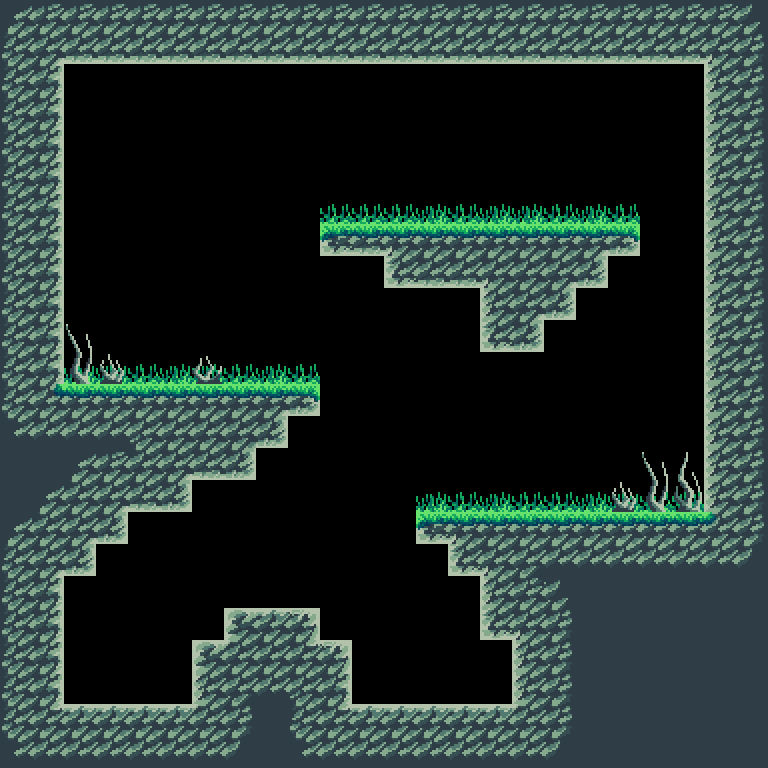

A level layout from a 2D game, rendered from its tile map. Below: a short description, then the map file with its tile-grid data intact:
An orthogonal 24x24 tile map with 32x32 px tiles, 2 tile layers (ground, obstacles) and 26 objects (7x butter, 6x spike, 5x star, 5x cheese, 2x enemySpawn, ...).

<map version="1.5" tiledversion="1.7.2" orientation="orthogonal" renderorder="right-down" width="24" height="24" tilewidth="32" tileheight="32" infinite="0" nextlayerid="5" nextobjectid="46">
 <editorsettings>
  <export target="level2.json" format="json" />
 </editorsettings>
 <tileset firstgid="1" name="ForestTilesetNew" tilewidth="32" tileheight="32" tilecount="85" columns="17">
  <image source="../assets/ForestTilesetNew.png" width="544" height="160" />
  <tile id="0">
   <properties>
    <property name="collides" type="bool" value="true" />
   </properties>
  </tile>
  <tile id="1">
   <properties>
    <property name="collides" type="bool" value="true" />
   </properties>
  </tile>
  <tile id="2">
   <properties>
    <property name="collides" type="bool" value="true" />
   </properties>
  </tile>
  <tile id="3">
   <properties>
    <property name="collides" type="bool" value="true" />
   </properties>
  </tile>
  <tile id="4">
   <properties>
    <property name="collides" type="bool" value="true" />
   </properties>
  </tile>
  <tile id="5">
   <properties>
    <property name="collides" type="bool" value="true" />
   </properties>
  </tile>
  <tile id="6">
   <properties>
    <property name="collides" type="bool" value="true" />
   </properties>
  </tile>
  <tile id="7">
   <properties>
    <property name="collides" type="bool" value="true" />
   </properties>
  </tile>
  <tile id="8">
   <properties>
    <property name="collides" type="bool" value="true" />
   </properties>
  </tile>
  <tile id="9">
   <properties>
    <property name="collides" type="bool" value="true" />
   </properties>
  </tile>
  <tile id="10">
   <properties>
    <property name="collides" type="bool" value="true" />
   </properties>
  </tile>
  <tile id="11">
   <properties>
    <property name="collides" type="bool" value="false" />
   </properties>
  </tile>
  <tile id="12">
   <properties>
    <property name="collides" type="bool" value="false" />
   </properties>
  </tile>
  <tile id="13">
   <properties>
    <property name="collides" type="bool" value="false" />
   </properties>
  </tile>
  <tile id="14">
   <properties>
    <property name="collides" type="bool" value="true" />
   </properties>
  </tile>
  <tile id="15">
   <properties>
    <property name="collides" type="bool" value="false" />
   </properties>
  </tile>
  <tile id="16">
   <properties>
    <property name="collides" type="bool" value="false" />
   </properties>
  </tile>
  <tile id="17">
   <properties>
    <property name="collides" type="bool" value="true" />
   </properties>
  </tile>
  <tile id="18">
   <properties>
    <property name="collides" type="bool" value="false" />
   </properties>
  </tile>
  <tile id="19">
   <properties>
    <property name="collides" type="bool" value="true" />
   </properties>
  </tile>
  <tile id="20">
   <properties>
    <property name="collides" type="bool" value="true" />
   </properties>
  </tile>
  <tile id="21">
   <properties>
    <property name="collides" type="bool" value="true" />
   </properties>
  </tile>
  <tile id="22">
   <properties>
    <property name="collides" type="bool" value="true" />
   </properties>
  </tile>
  <tile id="23">
   <properties>
    <property name="collides" type="bool" value="true" />
   </properties>
  </tile>
  <tile id="24">
   <properties>
    <property name="collides" type="bool" value="true" />
   </properties>
  </tile>
  <tile id="25">
   <properties>
    <property name="collides" type="bool" value="true" />
   </properties>
  </tile>
  <tile id="26">
   <properties>
    <property name="collides" type="bool" value="false" />
   </properties>
  </tile>
  <tile id="27">
   <properties>
    <property name="collides" type="bool" value="true" />
   </properties>
  </tile>
  <tile id="28">
   <properties>
    <property name="collides" type="bool" value="false" />
   </properties>
  </tile>
  <tile id="29">
   <properties>
    <property name="collides" type="bool" value="false" />
   </properties>
  </tile>
  <tile id="30">
   <properties>
    <property name="collides" type="bool" value="false" />
   </properties>
  </tile>
  <tile id="31">
   <properties>
    <property name="collides" type="bool" value="false" />
   </properties>
  </tile>
  <tile id="32">
   <properties>
    <property name="collides" type="bool" value="false" />
   </properties>
  </tile>
  <tile id="33">
   <properties>
    <property name="collides" type="bool" value="false" />
   </properties>
  </tile>
  <tile id="34">
   <properties>
    <property name="collides" type="bool" value="true" />
   </properties>
  </tile>
  <tile id="35">
   <properties>
    <property name="collides" type="bool" value="true" />
   </properties>
  </tile>
  <tile id="36">
   <properties>
    <property name="collides" type="bool" value="true" />
   </properties>
  </tile>
  <tile id="37">
   <properties>
    <property name="collides" type="bool" value="true" />
   </properties>
  </tile>
  <tile id="38">
   <properties>
    <property name="collides" type="bool" value="true" />
   </properties>
  </tile>
  <tile id="39">
   <properties>
    <property name="collides" type="bool" value="true" />
   </properties>
  </tile>
  <tile id="40">
   <properties>
    <property name="collides" type="bool" value="true" />
   </properties>
  </tile>
  <tile id="41">
   <properties>
    <property name="collides" type="bool" value="true" />
   </properties>
  </tile>
  <tile id="42">
   <properties>
    <property name="collides" type="bool" value="true" />
   </properties>
  </tile>
  <tile id="43">
   <properties>
    <property name="collides" type="bool" value="true" />
   </properties>
  </tile>
  <tile id="44">
   <properties>
    <property name="collides" type="bool" value="true" />
   </properties>
  </tile>
  <tile id="45">
   <properties>
    <property name="collides" type="bool" value="false" />
   </properties>
  </tile>
  <tile id="46">
   <properties>
    <property name="collides" type="bool" value="false" />
   </properties>
  </tile>
  <tile id="47">
   <properties>
    <property name="collides" type="bool" value="false" />
   </properties>
  </tile>
  <tile id="48">
   <properties>
    <property name="collides" type="bool" value="false" />
   </properties>
  </tile>
  <tile id="49">
   <properties>
    <property name="collides" type="bool" value="true" />
   </properties>
  </tile>
  <tile id="50">
   <properties>
    <property name="collides" type="bool" value="true" />
   </properties>
  </tile>
  <tile id="51">
   <properties>
    <property name="collides" type="bool" value="true" />
   </properties>
  </tile>
  <tile id="52">
   <properties>
    <property name="collides" type="bool" value="true" />
   </properties>
  </tile>
  <tile id="53">
   <properties>
    <property name="collides" type="bool" value="true" />
   </properties>
  </tile>
  <tile id="54">
   <properties>
    <property name="collides" type="bool" value="true" />
   </properties>
  </tile>
  <tile id="55">
   <properties>
    <property name="collides" type="bool" value="true" />
   </properties>
  </tile>
  <tile id="56">
   <properties>
    <property name="collides" type="bool" value="true" />
   </properties>
  </tile>
  <tile id="57">
   <properties>
    <property name="collides" type="bool" value="true" />
   </properties>
  </tile>
  <tile id="58">
   <properties>
    <property name="collides" type="bool" value="true" />
   </properties>
  </tile>
  <tile id="59">
   <properties>
    <property name="collides" type="bool" value="true" />
   </properties>
  </tile>
  <tile id="60">
   <properties>
    <property name="collides" type="bool" value="true" />
   </properties>
  </tile>
  <tile id="61">
   <properties>
    <property name="collides" type="bool" value="true" />
   </properties>
  </tile>
  <tile id="62">
   <properties>
    <property name="collides" type="bool" value="true" />
   </properties>
  </tile>
  <tile id="63">
   <properties>
    <property name="collides" type="bool" value="true" />
   </properties>
  </tile>
  <tile id="64">
   <properties>
    <property name="collides" type="bool" value="true" />
   </properties>
  </tile>
  <tile id="65">
   <properties>
    <property name="collides" type="bool" value="true" />
   </properties>
  </tile>
  <tile id="66">
   <properties>
    <property name="collides" type="bool" value="true" />
   </properties>
  </tile>
  <tile id="67">
   <properties>
    <property name="collides" type="bool" value="true" />
   </properties>
  </tile>
  <tile id="68">
   <properties>
    <property name="collides" type="bool" value="true" />
   </properties>
  </tile>
  <tile id="69">
   <properties>
    <property name="collides" type="bool" value="true" />
   </properties>
  </tile>
  <tile id="70">
   <properties>
    <property name="collides" type="bool" value="true" />
   </properties>
  </tile>
  <tile id="71">
   <properties>
    <property name="collides" type="bool" value="true" />
   </properties>
  </tile>
  <tile id="72">
   <properties>
    <property name="collides" type="bool" value="true" />
   </properties>
  </tile>
  <tile id="73">
   <properties>
    <property name="collides" type="bool" value="true" />
   </properties>
  </tile>
  <tile id="74">
   <properties>
    <property name="collides" type="bool" value="true" />
   </properties>
  </tile>
  <tile id="75">
   <properties>
    <property name="collides" type="bool" value="true" />
   </properties>
  </tile>
  <tile id="76">
   <properties>
    <property name="collides" type="bool" value="true" />
   </properties>
  </tile>
  <tile id="77">
   <properties>
    <property name="collides" type="bool" value="true" />
   </properties>
  </tile>
  <tile id="78">
   <properties>
    <property name="collides" type="bool" value="true" />
   </properties>
  </tile>
  <tile id="79">
   <properties>
    <property name="collides" type="bool" value="true" />
   </properties>
  </tile>
  <tile id="80">
   <properties>
    <property name="collides" type="bool" value="true" />
   </properties>
  </tile>
  <tile id="81">
   <properties>
    <property name="collides" type="bool" value="true" />
   </properties>
  </tile>
  <tile id="82">
   <properties>
    <property name="collides" type="bool" value="true" />
   </properties>
  </tile>
  <tile id="83">
   <properties>
    <property name="collides" type="bool" value="true" />
   </properties>
  </tile>
  <tile id="84">
   <properties>
    <property name="collides" type="bool" value="true" />
   </properties>
  </tile>
 </tileset>
 <layer id="1" name="ground" width="24" height="24">
  <data encoding="csv">
16,47,47,47,47,47,47,47,47,47,47,47,47,47,47,47,47,47,47,47,47,47,47,17,
31,5,44,44,44,44,44,44,44,44,44,44,44,44,44,44,44,44,44,44,44,44,6,29,
31,28,0,0,0,0,0,0,0,0,0,0,0,0,0,0,0,0,0,0,0,0,26,29,
31,28,0,0,0,0,0,0,0,0,0,0,0,0,0,0,0,0,0,0,0,0,26,29,
31,28,0,0,0,0,0,0,0,0,0,0,0,0,0,0,0,0,0,0,0,0,26,29,
31,28,0,0,0,0,0,0,0,0,0,0,0,0,0,0,0,0,0,0,0,0,26,29,
31,28,0,0,0,0,0,0,0,0,49,49,49,32,49,32,32,49,32,49,0,0,26,29,
31,28,0,0,0,0,0,0,0,0,60,61,74,78,78,78,78,78,73,62,0,0,26,29,
31,28,0,0,0,0,0,0,0,0,0,0,43,44,44,6,27,5,45,0,0,0,26,29,
31,28,0,0,0,0,0,0,0,0,0,0,0,0,0,26,5,45,0,0,0,0,26,29,
31,28,0,0,0,0,0,0,0,0,0,0,0,0,0,43,45,0,0,0,0,0,26,29,
31,28,32,32,49,32,32,49,32,49,0,0,0,0,0,0,0,0,0,0,0,0,26,29,
31,65,78,78,78,78,78,78,73,62,0,0,0,0,0,0,0,0,0,0,0,0,26,29,
33,13,13,13,14,27,27,27,45,0,0,0,0,0,0,0,0,0,0,0,0,0,26,29,
30,30,16,47,48,5,44,45,0,0,0,0,0,0,0,0,0,0,0,0,0,0,26,29,
30,16,48,5,44,45,0,0,0,0,0,0,0,32,49,32,49,49,32,32,49,49,26,29,
16,48,5,45,0,0,0,0,0,0,0,0,0,60,74,78,78,78,78,78,78,78,66,29,
31,5,45,0,0,0,0,0,0,0,0,0,0,0,43,6,12,13,13,13,13,13,13,34,
31,28,0,0,0,0,0,0,0,0,0,0,0,0,0,26,46,17,30,30,30,30,30,19,
31,28,0,0,0,0,0,9,10,11,0,0,0,0,0,43,6,29,30,30,30,30,30,19,
31,28,0,0,0,0,9,23,27,22,11,0,0,0,0,0,26,29,30,30,30,30,30,19,
31,28,0,0,0,0,26,12,13,14,28,0,0,0,0,0,26,29,30,30,30,30,30,19,
31,22,10,10,10,10,23,29,30,31,22,10,10,10,10,10,23,29,30,30,30,30,30,19,
33,13,13,13,13,13,13,34,19,33,13,13,13,13,13,13,13,34,19,19,19,19,19,19
</data>
 </layer>
 <layer id="4" name="obstacles" width="24" height="24">
  <data encoding="csv">
0,0,0,0,0,0,0,0,0,0,0,0,0,0,0,0,0,0,0,0,0,0,0,0,
0,0,0,0,0,0,0,0,0,0,0,0,0,0,0,0,0,0,0,0,0,0,0,0,
0,0,0,0,0,0,0,0,0,0,0,0,0,0,0,0,0,0,0,0,0,0,0,0,
0,0,0,0,0,0,0,0,0,0,0,0,0,0,0,0,0,0,0,0,0,0,0,0,
0,0,0,0,0,0,0,0,0,0,0,0,0,0,0,0,0,0,0,0,0,0,0,0,
0,0,0,0,0,0,0,0,0,0,0,0,0,0,0,0,0,0,0,0,0,0,0,0,
0,0,0,0,0,0,0,0,0,0,0,0,0,0,0,0,0,0,0,0,0,0,0,0,
0,0,0,0,0,0,0,0,0,0,0,0,0,0,0,0,0,0,0,0,0,0,0,0,
0,0,0,0,0,0,0,0,0,0,0,0,0,0,0,0,0,0,0,0,0,0,0,0,
0,0,0,0,0,0,0,0,0,0,0,0,0,0,0,0,0,0,0,0,0,0,0,0,
0,0,50,0,0,0,0,0,0,0,0,0,0,0,0,0,0,0,0,0,0,0,0,0,
0,0,67,85,0,0,84,0,0,0,0,0,0,0,0,0,0,0,0,0,0,0,0,0,
0,0,0,0,0,0,0,0,0,0,0,0,0,0,0,0,0,0,0,0,0,0,0,0,
0,0,0,0,0,0,0,0,0,0,0,0,0,0,0,0,0,0,0,0,0,0,0,0,
0,0,0,0,0,0,0,0,0,0,0,0,0,0,0,0,0,0,0,0,50,51,0,0,
0,0,0,0,0,0,0,0,0,0,0,0,0,0,0,0,0,0,0,85,67,68,0,0,
0,0,0,0,0,0,0,0,0,0,0,0,0,0,0,0,0,0,0,0,0,0,0,0,
0,0,0,0,0,0,0,0,0,0,0,0,0,0,0,0,0,0,0,0,0,0,0,0,
0,0,0,0,0,0,0,0,0,0,0,0,0,0,0,0,0,0,0,0,0,0,0,0,
0,0,0,0,0,0,0,0,0,0,0,0,0,0,0,0,0,0,0,0,0,0,0,0,
0,0,0,0,0,0,0,0,0,0,0,0,0,0,0,0,0,0,0,0,0,0,0,0,
0,0,0,0,0,0,0,0,0,0,0,0,0,0,0,0,0,0,0,0,0,0,0,0,
0,0,0,0,0,0,0,0,0,0,0,0,0,0,0,0,0,0,0,0,0,0,0,0,
0,0,0,0,0,0,0,0,0,0,0,0,0,0,0,0,0,0,0,0,0,0,0,0
</data>
 </layer>
 <objectgroup id="2" name="objects">
  <object id="16" name="playerSpawn" x="128.348" y="665.395" />
  <object id="17" name="star" x="432.348" y="653.395" />
  <object id="18" name="star" x="404.348" y="392.062" />
  <object id="19" name="star" x="480.348" y="144.062" />
  <object id="20" name="star" x="140.348" y="162.729" />
  <object id="21" name="star" x="672.348" y="273.395" />
  <object id="22" name="spike" x="67.6808" y="323.062" width="27" height="60.5" />
  <object id="23" name="spike" x="99.1808" y="353.562" width="28.5" height="30" />
  <object id="24" name="spike" x="193.681" y="355.562" width="31" height="28" />
  <object id="28" name="spike" x="643.181" y="450.562" width="29.5" height="60.5" />
  <object id="29" name="spike" x="676.181" y="452.062" width="27" height="59.5" />
  <object id="30" name="spike" x="611.681" y="482.562" width="27.5" height="29" />
  <object id="31" name="enemySpawn" x="335.352" y="187.797" />
  <object id="33" name="enemySpawn" x="431.039" y="486.483" />
  <object id="34" name="butter" x="149.343" y="354.131" />
  <object id="35" name="butter" x="171.7" y="340.717" />
  <object id="36" name="cheese" x="150.238" y="317.466" />
  <object id="37" name="cheese" x="169.017" y="290.638" />
  <object id="38" name="butter" x="268.281" y="591.113" />
  <object id="39" name="cheese" x="245.925" y="562.497" />
  <object id="40" name="butter" x="295.109" y="539.245" />
  <object id="41" name="butter" x="531.197" y="456.078" />
  <object id="42" name="cheese" x="509.735" y="465.915" />
  <object id="43" name="butter" x="558.919" y="473.069" />
  <object id="44" name="cheese" x="560.708" y="156.497" />
  <object id="45" name="butter" x="561.602" y="183.326" />
 </objectgroup>
</map>
